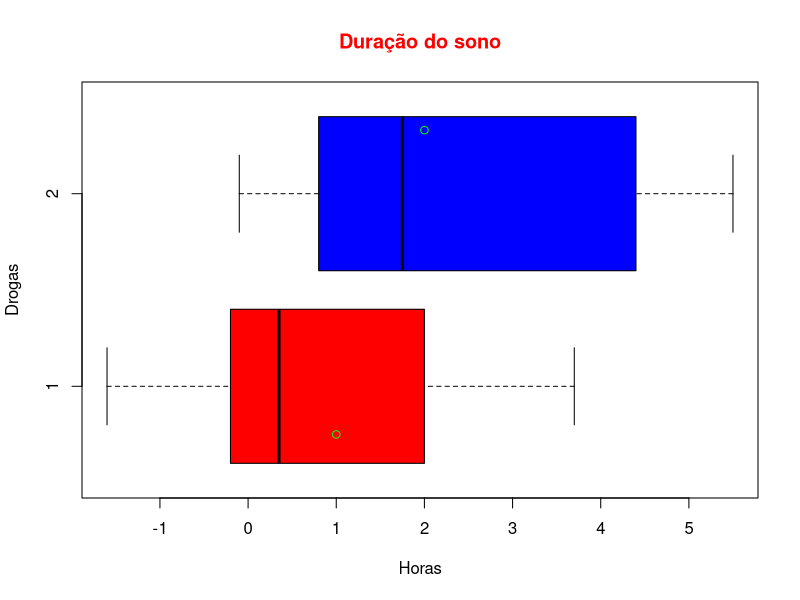

Source code (R):
setwd('~/projects/DataScience/FCD/RAzureML/big_data_r_azure/Mod04')

attach(sleep)
?boxplot
sleepbox = boxplot(data = sleep, extra ~ group, main= "Duração do sono", col.main="red", ylab="Drogas",xlab="Horas", horizontal = T, col = c('red','blue')  )
medias = by(extra, group,mean)
points(medias, col = "green")
